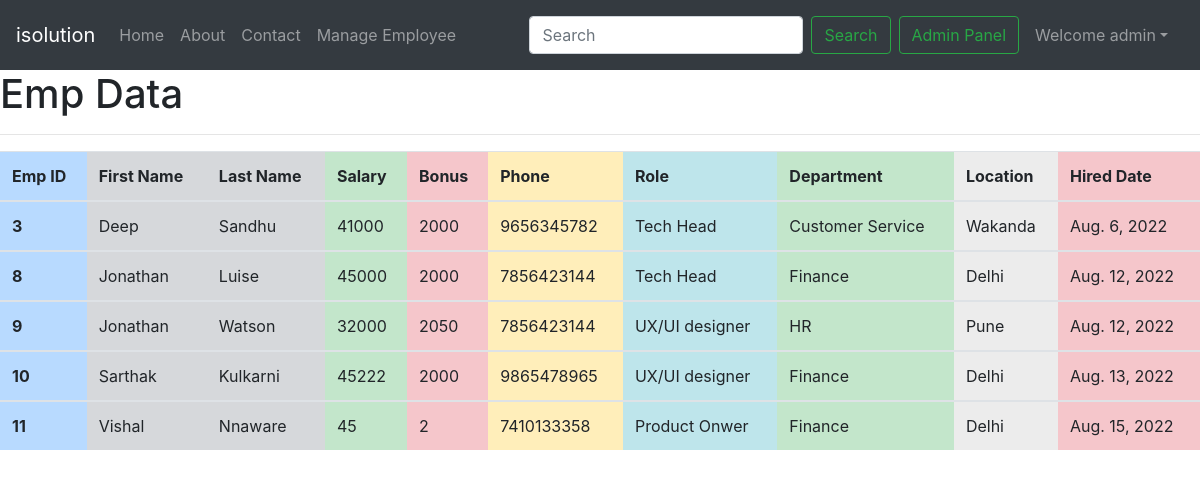
The page /all_emp/ (signed in) on the database its author committed.
### emp/models.py (models this page shows, shortened)
class Employee(models.Model):
    emp_id = models.AutoField(primary_key=True)
    first_name = models.CharField(max_length=50,null=False)
    last_name = models.CharField(max_length=50)
    age = models.IntegerField(default=0)
    dept = models.ForeignKey(Department,on_delete=models.CASCADE)
    image = models.ImageField(upload_to='emp/images',default="")
    salary = models.IntegerField(default=0)
    bonus = models.IntegerField(default=0)
    role = models.ForeignKey(Role,on_delete=models.CASCADE)
    skills = models.TextField(max_length=100)
    phone = models.IntegerField(default=0)
    hire_date = models.DateField()

class Role(models.Model):
    name = models.CharField(max_length=50,null=False)

class Department(models.Model):
    name = models.CharField(max_length=50,null=False)
    location = models.CharField(max_length=50)

### emp/views.py (the view)
# urls.py: path('all_emp/',views.all_emp,name='all_emp'),
def all_emp(request):
    emps = Employee.objects.all()
    context = {
        'emps':emps
    }
    return render(request,'all_emp.html',context)

### emp/templates/all_emp.html
{% include 'basic.html' %}
{% block body %}
<h1>Emp Data</h1>
<hr>
<table class="table">
    <thead>
      <tr>
        <th scope="col" class="table-primary">Emp ID</th>
        <th scope="col"class="table-secondary">First Name </th>
        <th scope="col"class="table-secondary">Last Name</th>
        <th scope="col" class="table-success">Salary</th>
        <th scope="col" class="table-danger">Bonus</th>
        <th scope="col"class="table-warning">Phone</th>
        <th scope="col"class="table-info">Role</th>
        <th scope="col"class="table-success">Department</th>
        <th scope="col"class="table-active">Location</th>
        <th scope="col"class="table-danger">Hired Date</th>
      </tr>
    </thead>
    {% for emp in emps %}
    <tbody>
        <tr>
            <th scope="row" class="table-primary">{{emp.emp_id}}</th>
            <td class="table-secondary">{{emp.first_name}}</td>
            <td class="table-secondary">{{emp.last_name}}</td>
            <td class="table-success">{{emp.salary}}</td>
            <td class="table-danger">{{emp.bonus}}</td>
            <td class="table-warning">{{emp.phone}}</td>
            <td class="table-info">{{emp.role.name}}</td>
            <td class="table-success">{{emp.dept.name}}</td>
            <td class="table-active">{{emp.dept.location}}</td>
            <td class="table-danger">{{emp.hire_date}}</td>
        </tr>
    </tbody>
    {% endfor %}
  </table>
{% endblock body %}

### emp/templates/basic.html (shortened to what this page needs)
<!doctype html>
<html lang="en">
  <head>
    <link rel="stylesheet" href="https://cdn.jsdelivr.net/npm/bootstrap@4.4.1/dist/css/bootstrap.min.css">
  </head>
  <body>
    <nav class="navbar navbar-expand-lg navbar-dark bg-dark">
      <a class="navbar-brand" href="{% url 'home' %}">isolution</a>
      <div class="collapse navbar-collapse" id="navbarSupportedContent">
        <ul class="navbar-nav mr-auto">
          <li class="nav-item {% block home %}{% endblock home %}">
            <a class="nav-link" href="{% url 'home' %}">Home <span class="sr-only">(current)</span></a>
          </li>
          <li class="nav-item  {% block about %}{% endblock about %}">
            <a class="nav-link" href="{% url 'about' %}">About</a>
          </li>
          <li class="nav-item {% block contact %}{% endblock contact %}" >
            <a class="nav-link" href="{% url 'contact' %}">Contact</a>
          </li>
          <li class="nav-item {% block manage_emp %}{% endblock manage_emp %}">
            <a class="nav-link" href="{% url 'manage_emp' %}">Manage Employee</a>
          </li>
        </ul>
        <form class="form-inline my-2 my-lg-0" method="get"action="{% url 'search' %}">
          <input class="form-control mr-sm-2"name ="search" type="search" placeholder="Search" aria-label="Search">
          <button class="btn btn-outline-success my-2 my-sm-0" type="submit">Search</button>
        </form>
        <a href="/admin" target="_blank" class="btn btn-outline-success m-2" role="button">Admin Panel</a>
        {% if user.is_authenticated %}
        <ul class="navbar-nav mr-2">
          <li class="nav-item dropdown">
            <a class="nav-link dropdown-toggle" href='#' id="navbarDropdown" role="button" data-toggle="dropdown">
              Welcome {{request.user}}</a>
          </li>
        </ul>
        {% endif %}
      </div>
    </nav>
    <div class="caontainer">
  </body>
</html>

### rows shown on the page
Employee: emp_id "3", first_name "Deep", last_name "Sandhu", salary "41000", bonus "2000", phone "9656345782", role.name "Tech Head", dept.name "Customer Service", dept.location "Wakanda", hire_date "Aug. 6, 2022"
Employee: emp_id "8", first_name "Jonathan", last_name "Luise", salary "45000", bonus "2000", phone "7856423144", role.name "Tech Head", dept.name "Finance", dept.location "Delhi", hire_date "Aug. 12, 2022"
Employee: emp_id "9", first_name "Jonathan", last_name "Watson", salary "32000", bonus "2050", phone "7856423144", role.name "UX/UI designer", dept.name "HR", dept.location "Pune", hire_date "Aug. 12, 2022"
Employee: emp_id "10", first_name "Sarthak", last_name "Kulkarni", salary "45222", bonus "2000", phone "9865478965", role.name "UX/UI designer", dept.name "Finance", dept.location "Delhi", hire_date "Aug. 13, 2022"
Employee: emp_id "11", first_name "Vishal", last_name "Nnaware", salary "45", bonus "2", phone "7410133358", role.name "Product Onwer", dept.name "Finance", dept.location "Delhi", hire_date "Aug. 15, 2022"

### other values the page prints
{{ request.user }} "admin"
